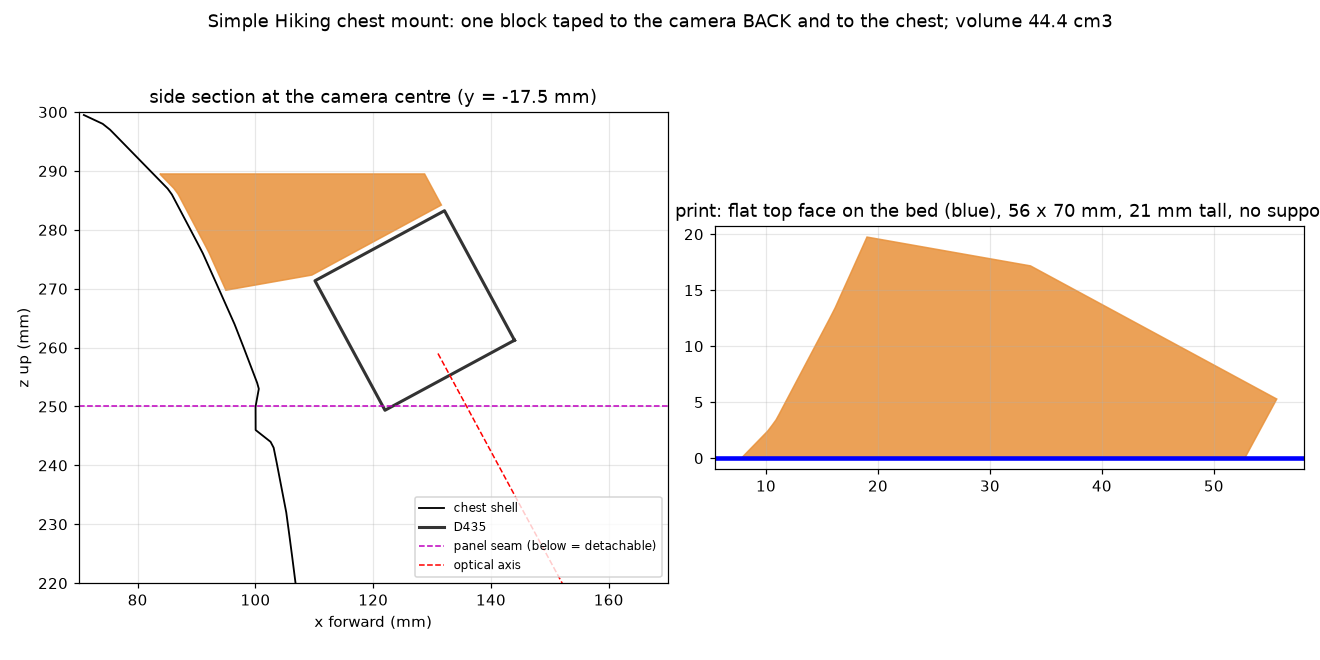

Generate this figure with Python:
"""Back-only chest mount (current simple version, 2026-11-16; the camera's top, bottom and end faces vent and stay open).
Simplest chest mount for the Hiking camera pose: one solid block, no cage, no screws, no cut-outs, prints without supports.

- Seat face: flat, taped (VHB, 1.1 mm) to the D435's BACK face only (user, 2026-11-16: the top, bottom and ends vent the
  camera's fans and must stay open). The camera hangs below/in front of the block, held by its back.
- Chest face: follows the chest shell (offset by the tape), only on the fixed upper shell, far above the panel seam.
- The block is a straight prism along y (the camera's length) except that its chest face follows the chest; printed
  upside down on its flat top face, no face points down steeper than 28 deg from vertical: no supports.
Camera pose = Hiking training pose: depth origin (131, 0, 259) mm on torso_link, 61.6 deg down (as build_mount.py).

    python simple_mount.py      # writes simple_mount_hiking_print.stl, simple_mount_hiking_robot_frame.stl, simple_mount.png
"""
import json, math, os
import numpy as np
import trimesh
from build_mount import heightfield_solid, to_trimesh, interp_shell, TAPE, HERE
import manifold3d as mf

PITCH = 61.6                         # deg below horizontal (optical axis)
O = np.array([131.0, 0.0, 259.0])    # depth origin (left imager), torso_link, mm
GLASS = 4.2                          # depth origin is this far behind the front glass
CAM = (90.0, 25.0, 25.0)             # D435 width (y), height, depth
CASE_Y = -17.5                       # case centre: left imager sits on the robot centreline
LENGTH = 70.0                        # block length along y, centred under the camera
FRONT = 6.0                          # short front face, square to the seat (no knife edge at the seat's upper edge)
DOWN_DEG = 10.0                      # the bottom face runs back from the seat's lower edge, sloping down this much
X_BACK = 60.0                        # profile corners behind the chest (cut away by the shell)

t = math.radians(PITCH)
a = np.array([math.cos(t), 0.0, -math.sin(t)])       # optical axis (forward, down)
u = np.array([math.sin(t), 0.0, math.cos(t)])        # camera up
C = O + (GLASS - CAM[2] / 2) * a + np.array([0.0, CASE_Y, 0.0])  # case centre
Bb = C - (CAM[2] / 2 + TAPE) * a                     # camera back face centre, offset by the tape (back face normal = -a)
S1 = Bb - (CAM[1] / 2) * u                           # seat lower edge (camera back face, bottom edge)
S2 = Bb + (CAM[1] / 2) * u                           # seat upper edge (camera back face, top edge)
Fr = S2 - FRONT * a                                  # top of the short front face
Z_TOP = Fr[2]
Z_LOW = S1[2] - (S1[0] - X_BACK) * math.tan(math.radians(DOWN_DEG))
prof = [(S1[0], S1[2]), (S2[0], S2[2]), (Fr[0], Fr[2]), (X_BACK, Z_TOP), (X_BACK, Z_LOW)]   # convex x-z profile
B1, B2, S = S1, S2, S2                               # (names used by the checks below)

y0, y1 = CASE_Y - LENGTH / 2, CASE_Y + LENGTH / 2
# prism: profile in x-z extruded along y
P = np.array(prof)
e1, e2 = P[1] - P[0], P[2] - P[1]
if e1[0] * e2[1] - e1[1] * e2[0] < 0:
    P = P[::-1]
V = np.array([[x, y, z] for y in (y0, y1) for x, z in P])
n = len(P)
F = [[0, i, i + 1] for i in range(1, n - 1)] + [[n, n + i + 1, n + i] for i in range(1, n - 1)]
for i in range(n):
    j = (i + 1) % n
    F += [[i, n + i, j], [j, n + i, n + j]]
prism = trimesh.Trimesh(V, F, process=True); prism.fix_normals()
assert prism.is_watertight
prism = mf.Manifold(mf.Mesh(vert_properties=prism.vertices.astype(np.float32), tri_verts=prism.faces.astype(np.uint32)))

d = np.load(os.path.join(HERE, "shell_heightmap.npz"))
ys, zs, X = d["ys"], d["zs"], d["X"]
seam_hi = d["seam_hi"]
gy = np.arange(y0 - 3, y1 + 3.01, 0.5); gz = np.arange(Z_LOW - 30, Z_TOP + 10.01, 0.5)
GY, GZ = np.meshgrid(gy, gz)
shell = interp_shell(ys, zs, X, GY, GZ)
assert np.all(shell > 40), "shell heightmap does not cover the block"
robot = heightfield_solid(gy, gz, np.full_like(shell, 0.0), shell + TAPE)    # chest + tape layer
block = prism - robot
tm = to_trimesh(block)
parts = tm.split(only_watertight=False)
tm = max(parts, key=lambda c: c.volume)

# checks
contact = tm.vertices[np.abs(tm.vertices[:, 0] - (interp_shell(ys, zs, X, tm.vertices[:, 1], tm.vertices[:, 2]) + TAPE)) < 0.3]
seam_at = np.interp(contact[:, 1], ys, seam_hi)
margin = float((contact[:, 2] - seam_at).min())
# area of the chest-side faces (normals pointing back, -x)
fn = tm.face_normals; back = fn[:, 0] < -0.5
chest_area = float(tm.area_faces[back].sum()) / 100.0
cam_area = LENGTH * CAM[1] / 100.0
# nothing ahead of the glass plane (outside the depth view)
tglass = float(np.max((tm.vertices - O) @ a))
# print orientation: upside down, the flat top face on the bed (32 cm2 on the bed, no face steeper than 28 deg)
Rp = trimesh.transformations.rotation_matrix(math.pi, [1, 0, 0])
pr = tm.copy(); pr.apply_transform(Rp); pr.apply_translation(-pr.bounds[0])
# overhang: faces pointing down by more than 45 deg (excluding the bed face)
nz = pr.face_normals[:, 2]; cz = pr.triangles_center[:, 2]
overhang = float(pr.area_faces[(nz < -math.cos(math.radians(45))) & (cz > 0.3)].sum()) / 100.0
info = dict(volume_cm3=round(tm.volume / 1000, 1), mass_g_pla_100pct=round(tm.volume / 1000 * 1.24, 0),
            watertight=bool(tm.is_watertight), bounds_robot_mm=np.round(tm.bounds, 1).tolist(),
            print_size_mm=np.round(pr.extents, 1).tolist(), overhang_cm2=round(overhang, 2),
            chest_tape_area_cm2=round(chest_area, 1), camera_tape_area_cm2=round(cam_area, 1),
            chest_contact_z_mm=[round(float(contact[:, 2].min()), 1), round(float(contact[:, 2].max()), 1)],
            contact_min_above_seam_mm=round(margin, 1), max_ahead_of_depth_origin_along_axis_mm=round(tglass, 1),
            camera_seat_upper_edge_mm=np.round(S2, 1).tolist(), camera_seat_lower_edge_mm=np.round(S1, 1).tolist())
tm.export(os.path.join(HERE, "simple_mount_hiking_robot_frame.stl"))
pr.export(os.path.join(HERE, "simple_mount_hiking_print.stl"))
json.dump(info, open(os.path.join(HERE, "simple_mount_summary.json"), "w"), indent=1)
print(json.dumps(info, indent=1))

# picture: side section at the camera centre and the print view
import matplotlib; matplotlib.use("Agg")
import matplotlib.pyplot as plt
fig, ax = plt.subplots(1, 2, figsize=(12, 6))
sec = tm.section(plane_origin=[0, CASE_Y, 0], plane_normal=[0, 1, 0])
A = ax[0]
for e in sec.discrete:
    A.fill(e[:, 0], e[:, 2], color="#e8913a", alpha=0.85)
zz = np.arange(200, 300, 0.5)
A.plot(interp_shell(ys, zs, X, np.full_like(zz, CASE_Y), zz), zz, "k-", lw=1.2, label="chest shell")
cam = [C + sa * a * CAM[2] / 2 + sb * u * CAM[1] / 2 for sa, sb in ((1, 1), (1, -1), (-1, -1), (-1, 1), (1, 1))]
A.plot([p[0] for p in cam], [p[2] for p in cam], "-", color="#333", lw=2, label="D435")
A.axhline(float(np.interp(CASE_Y, ys, seam_hi)), color="m", ls="--", lw=1, label="panel seam (below = detachable)")
A.plot([O[0], O[0] + 60 * a[0]], [O[2], O[2] + 60 * a[2]], "r--", lw=1, label="optical axis")
A.set_aspect("equal"); A.set_xlim(70, 170); A.set_ylim(220, 300); A.grid(alpha=0.3); A.legend(loc="lower right", fontsize=8)
A.set_title("side section at the camera centre (y = %.1f mm)" % CASE_Y); A.set_xlabel("x forward (mm)"); A.set_ylabel("z up (mm)")
B = ax[1]
sp = pr.section(plane_origin=[0, pr.extents[1] / 2, 0], plane_normal=[0, 1, 0])
for e in sp.discrete:
    B.fill(e[:, 0], e[:, 2], color="#e8913a", alpha=0.85)
B.axhline(0, color='b', lw=3)
B.set_aspect("equal"); B.grid(alpha=0.3)
B.set_title("print: flat top face on the bed (blue), %.0f x %.0f mm, %.0f mm tall, no supports" % (pr.extents[0], pr.extents[1], pr.extents[2]))
fig.suptitle("Simple Hiking chest mount: one block taped to the camera BACK and to the chest; volume %.1f cm3" % info["volume_cm3"])
fig.tight_layout(); fig.savefig(os.path.join(HERE, "simple_mount.png"), dpi=110)
